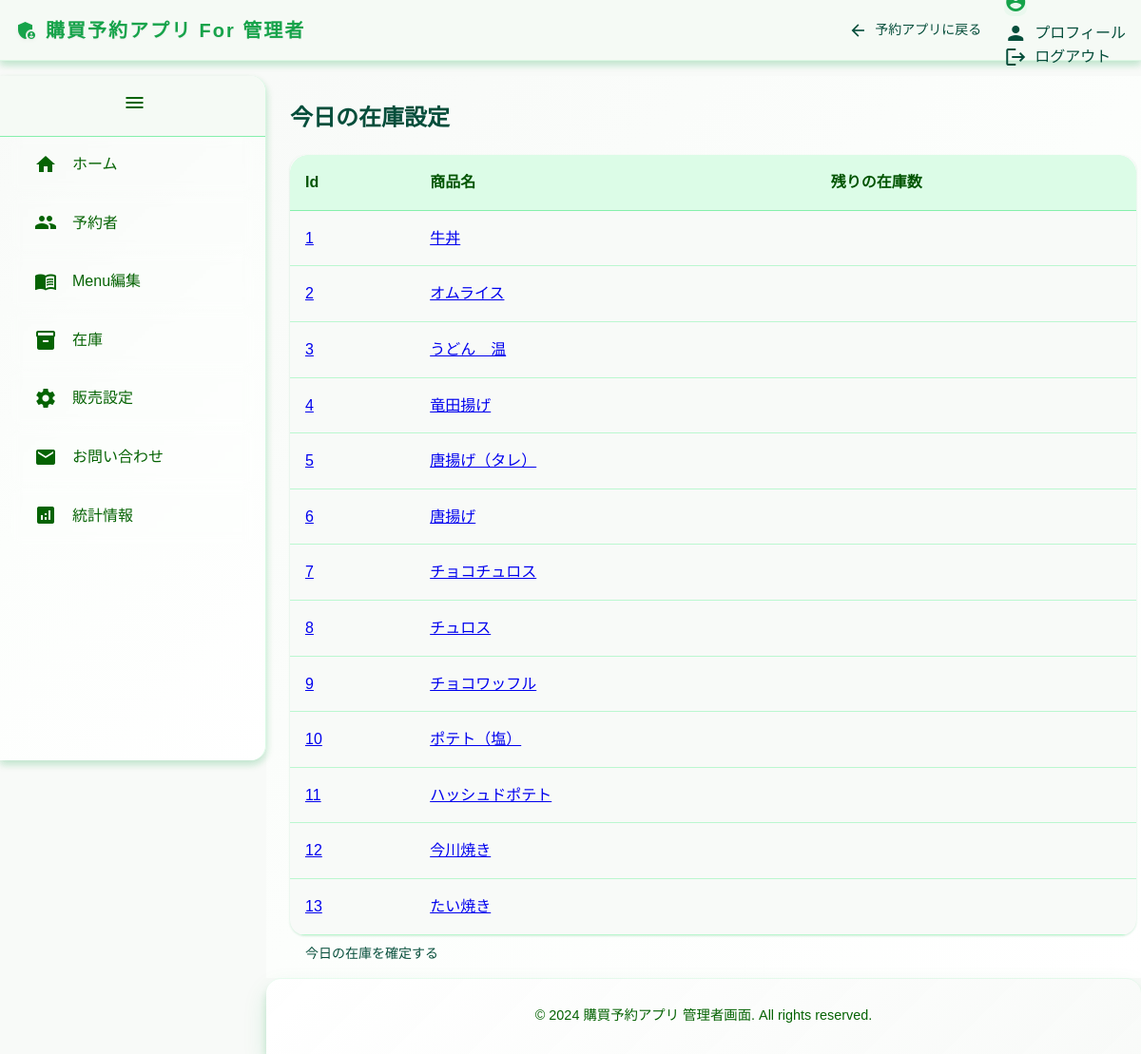
Screenshot of /admin/menu/stock/first_setup (signed in) with the database file from the repository.
### kobuy_app/models/models.py (models this page shows, shortened)
class Menu(db.Model):
    __tablename__ = 'menu'
    id = db.Column(db.Integer, primary_key=True)
    orders = db.Column(db.Integer, nullable=False, default=0)
    productname = db.Column(db.String(255))
    price = db.Column(db.String(255))
    buy_cnt = db.Column(db.Integer) # 購入された回数
    explanation = db.Column(db.String(255))
    product_image = db.Column(db.String(255))
    category_id = db.Column(db.Integer, db.ForeignKey('menu_category.id'))

### kobuy_app/views.py (the view, shortened to what this page needs)
@app.route("/admin/menu/stock/first_setup", methods=["GET", "POST"])
@login_required
@admin_required
def menu_stock_f_setup():
    data = current_webdata("在庫設定")
    menu = Menu.query.all()
    stock = Stock.query.all()
    if request.method == "GET":
        return render_template("admin/stock_f_setup.html", menu=menu, stock=stock,data=data)

### kobuy_app/__init__.py (called while the page is built)
@login_manager.user_loader
def load_user(user_id):
    return User.query.get(int(user_id))

def admin_required(f):
    @wraps(f)
    def decorated_function(*args, **kwargs):
        if not current_user.is_authenticated or not current_user.has_role("admin"):
            flash("permission denied", "error")
            return redirect("/")
        return f(*args, **kwargs)
    return decorated_function

def login_required(func):
    @wraps(func)
    def decorated_view(*args, **kwargs):
        if request.method in EXEMPT_METHODS or current_app.config.get("LOGIN_DISABLED"):
            pass
        elif not current_user.is_authenticated:
            flash("このページにアクセスするにはログインしてください", "error")
            return current_app.login_manager.unauthorized()
        if callable(getattr(current_app, "ensure_sync", None)):
            return current_app.ensure_sync(func)(*args, **kwargs)
        return func(*args, **kwargs)
    return decorated_view

### kobuy_app/models/models.py (called while the page is built)
    def has_role(self, role_name):
        return role_name in [role.name for role in self.roles]

    def __repr__(self):
        return f'<Role {self.name}>'

### kobuy_app/views.py (called while the page is built, shortened)
def current_webdata(webtitle: str) -> dict:
    if current_user.is_authenticated:
        data = {
            "webtitle": webtitle,
            "current_user_id": current_user.id,
            "current_user_email": current_user.email,
            "current_user_lastname": current_user.lastname,
            "current_user_firstname": current_user.firstname,
            "current_user_grade": current_user.grade,
            "current_user_cls": current_user.cls,
            "current_user_num": current_user.num,
            "role": str(current_user.roles)
        }
    return data

### kobuy_app/templates/admin/stock_f_setup.html (shortened to what this page needs)
{% extends "admin_layout.html" %}
{% block content %}
<div class="" style="padding: 5px;">
   <h2>今日の在庫設定</h2>
   <form method="POST" action="/admin/menu/stock/first_setup" enctype="multipart/form-data">
   <table class="table">
   <thead>
     <tr style="background-color: var(--md-sys-color-secondary-container); font-size: medium;">
       <th style="border-radius: 20px 0 0 0;">Id</th>
       <th>商品名</th>
       <th style="border-radius: 0 20px 0 0;">残りの在庫数</th>
     </tr>
   </thead>
   <tbody>
   {% for menu in menu %}
   <tr>
       <td><a href="/admin/menu/{{ menu.id }}">{{ menu.id }}</a></td>
       <td><a href="/admin/menu/{{ menu.id }}">{{ menu.productname }}</a></td>
       <td>
       </td>
   </tr>
         {% endfor %}
       </tbody>
   </table>
<md-filled-tonal-button type="submit">今日の在庫を確定する</md-filled-tonal-button>
</div>
{% endblock %}

### rows the page displays
Menu: id "1", productname "牛丼"
Menu: id "2", productname "オムライス"
Menu: id "3", productname "うどん 温"
Menu: id "4", productname "竜田揚げ"
Menu: id "5", productname "唐揚げ（タレ）"
Menu: id "6", productname "唐揚げ"
Menu: id "7", productname "チョコチュロス"
Menu: id "8", productname "チュロス"
Menu: id "9", productname "チョコワッフル"
Menu: id "10", productname "ポテト（塩）"
Menu: id "11", productname "ハッシュドポテト"
Menu: id "12", productname "今川焼き"
Menu: id "13", productname "たい焼き"
